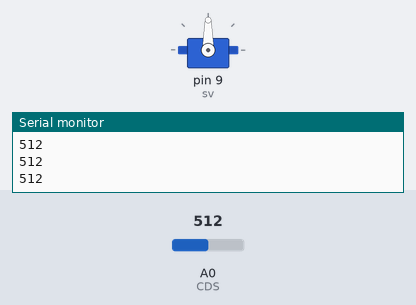
A sketch run on a simulated Arduino Uno, built with avr-gcc and run on an emulated ATmega328P. Parts: servo, the last lines printed to the serial monitor. Inputs (shaded band) come from the test bench; at power-on: A0 (CDS) = 512.

Above: at 1.2 s.
1.3 s: A0 (CDS) set to 26
2.8 s: A0 (CDS) set to 22
At 3.1 s:
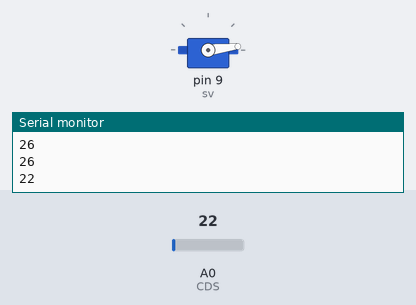
Timing chart, 0 to 11.8 s (numbered marks = the images above; inputs shaded):
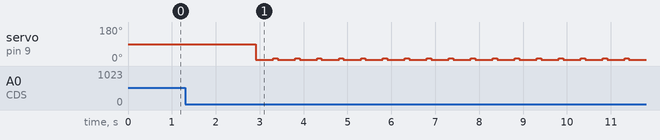

The sketch:

Dinosaur.ino
```cpp
#include <Servo.h>
#define CDS A0

Servo sv;

void setup()
{
  // put your setup code here, to run once:
  Serial.begin(9600);
  pinMode(CDS,INPUT);
  sv.attach(9);
}

void loop()
{
  // put your main code here, to run repeatedly:
  int cds;
  cds = analogRead(CDS);
  Serial.println(cds);
  if(cds < 25)
  {
      delay(100);
      sv.write(7);
      delay(400);
      sv.write(15);
  }
}
```

Measured:
- the behaviour switches between 25 and 24 on A0 (CDS) (found by bisection; images 0 and 1)
- after the input at 2.8 s, servo on pin 9 (sv): alternates 15° for 0.10 s and 7° for 0.40 s, starting after 0.11 s
